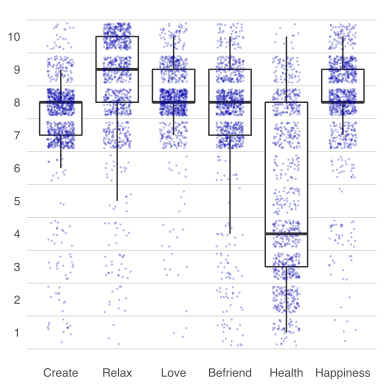

Write the R code that produced this figure.
# This script generates a boxplot with an overlayed scatterplot
# to show statistical breakpoints along with actual overlayed data.

require(ggplot2)
d <- read.csv("~/Documents/github/R Toolbox/lifedatatotal.csv")
values <- c("Create", "Relax", "Love", "Befriend", "Health", "Happiness")
d <- subset(d, key %in% values)
#d$key <-  levels(droplevels(d$key))
d$datetime <- as.Date(d$datetime, "%m/%d/%Y")
d$value <- as.character(d$value)
d$value <- as.numeric(d$value)
d$key <- factor(d$key, levels = values)

svg("~/Desktop/life_boxscatterplot.svg", height=4, width=4)
ggplot(data = d, aes(d$key, d$value)) + 
  #  geom_violin() + 
  geom_boxplot(outlier.size=0, outlier.colour = "#ffffff") + 
  geom_jitter(size=.2, alpha=.2, width=.6, color = "#0000aa") +
  scale_y_continuous(breaks=c(1:10)) +
  labs(x = "Daily Life Goal", y = "Scores since 1 Jan 2014") + 
  theme(
    #axis.line=element_blank(),
    #axis.text.x=element_blank(),
    #axis.text.y=element_blank(),
    axis.ticks=element_blank(),
    axis.title.x=element_blank(),
    axis.title.y=element_blank(),
    legend.position="none",
    panel.background=element_blank(),
    panel.border=element_blank(),
    panel.grid.major=element_blank(),
    panel.grid.minor=element_line(colour = "#cccccc"),
    #panel.grid.minor=element_blank(),
    plot.background=element_blank())
dev.off()
